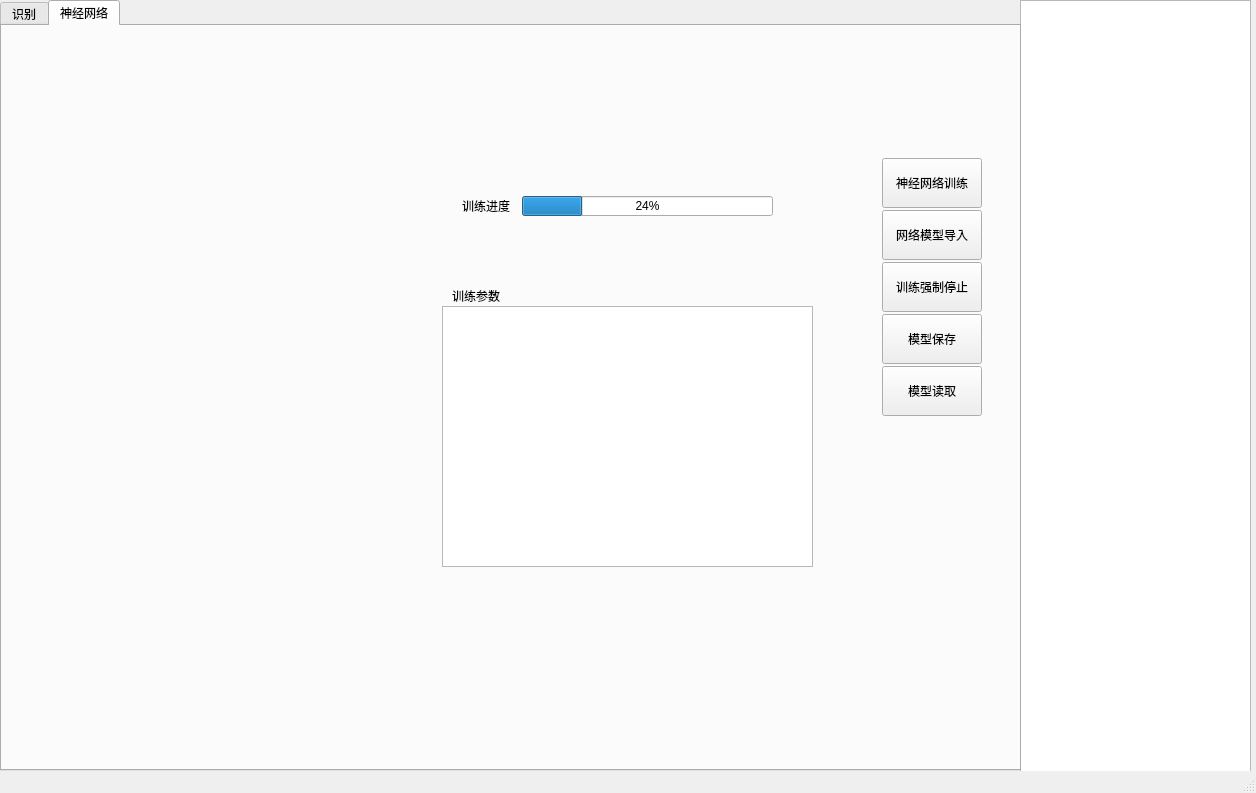
<?xml version="1.0" encoding="UTF-8"?>
<ui version="4.0">
 <class>MainWindow</class>
 <widget class="QMainWindow" name="MainWindow">
  <property name="geometry">
   <rect>
    <x>0</x>
    <y>0</y>
    <width>1256</width>
    <height>793</height>
   </rect>
  </property>
  <property name="windowTitle">
   <string>基于特征处理的手写数字识别</string>
  </property>
  <widget class="QWidget" name="centralwidget">
   <widget class="QTextEdit" name="textEdit">
    <property name="geometry">
     <rect>
      <x>1020</x>
      <y>0</y>
      <width>231</width>
      <height>781</height>
     </rect>
    </property>
    <property name="readOnly">
     <bool>true</bool>
    </property>
   </widget>
   <widget class="QTabWidget" name="tabWidget">
    <property name="geometry">
     <rect>
      <x>0</x>
      <y>0</y>
      <width>1021</width>
      <height>771</height>
     </rect>
    </property>
    <property name="tabPosition">
     <enum>QTabWidget::North</enum>
    </property>
    <property name="currentIndex">
     <number>1</number>
    </property>
    <widget class="QWidget" name="tab">
     <attribute name="title">
      <string>识别</string>
     </attribute>
     <widget class="QPushButton" name="Button_LoadData">
      <property name="geometry">
       <rect>
        <x>860</x>
        <y>90</y>
        <width>100</width>
        <height>50</height>
       </rect>
      </property>
      <property name="text">
       <string>导入数据集</string>
      </property>
     </widget>
     <widget class="QPushButton" name="Button_Recognize">
      <property name="geometry">
       <rect>
        <x>860</x>
        <y>460</y>
        <width>100</width>
        <height>50</height>
       </rect>
      </property>
      <property name="text">
       <string>识别</string>
      </property>
     </widget>
    </widget>
    <widget class="QWidget" name="tab_2">
     <attribute name="title">
      <string>神经网络</string>
     </attribute>
     <widget class="QPushButton" name="Button_Train_3">
      <property name="geometry">
       <rect>
        <x>880</x>
        <y>236</y>
        <width>100</width>
        <height>50</height>
       </rect>
      </property>
      <property name="text">
       <string>训练强制停止</string>
      </property>
     </widget>
     <widget class="QPushButton" name="Button_Train">
      <property name="geometry">
       <rect>
        <x>880</x>
        <y>132</y>
        <width>100</width>
        <height>50</height>
       </rect>
      </property>
      <property name="text">
       <string>神经网络训练</string>
      </property>
     </widget>
     <widget class="QPushButton" name="Button_Train_2">
      <property name="geometry">
       <rect>
        <x>880</x>
        <y>184</y>
        <width>100</width>
        <height>50</height>
       </rect>
      </property>
      <property name="text">
       <string>网络模型导入</string>
      </property>
     </widget>
     <widget class="QTableView" name="tableView">
      <property name="geometry">
       <rect>
        <x>440</x>
        <y>280</y>
        <width>371</width>
        <height>261</height>
       </rect>
      </property>
     </widget>
     <widget class="QLabel" name="label">
      <property name="geometry">
       <rect>
        <x>450</x>
        <y>260</y>
        <width>54</width>
        <height>20</height>
       </rect>
      </property>
      <property name="text">
       <string>训练参数</string>
      </property>
     </widget>
     <widget class="QLabel" name="label_2">
      <property name="geometry">
       <rect>
        <x>460</x>
        <y>170</y>
        <width>54</width>
        <height>20</height>
       </rect>
      </property>
      <property name="text">
       <string>训练进度</string>
      </property>
     </widget>
     <widget class="QProgressBar" name="progressBar">
      <property name="geometry">
       <rect>
        <x>520</x>
        <y>170</y>
        <width>251</width>
        <height>20</height>
       </rect>
      </property>
      <property name="value">
       <number>24</number>
      </property>
     </widget>
     <widget class="QPushButton" name="Button_Train_4">
      <property name="geometry">
       <rect>
        <x>880</x>
        <y>288</y>
        <width>100</width>
        <height>50</height>
       </rect>
      </property>
      <property name="text">
       <string>模型保存</string>
      </property>
     </widget>
     <widget class="QPushButton" name="Button_Train_5">
      <property name="geometry">
       <rect>
        <x>880</x>
        <y>340</y>
        <width>100</width>
        <height>50</height>
       </rect>
      </property>
      <property name="text">
       <string>模型读取</string>
      </property>
     </widget>
    </widget>
   </widget>
  </widget>
  <widget class="QStatusBar" name="statusbar"/>
 </widget>
 <resources/>
 <connections/>
</ui>
